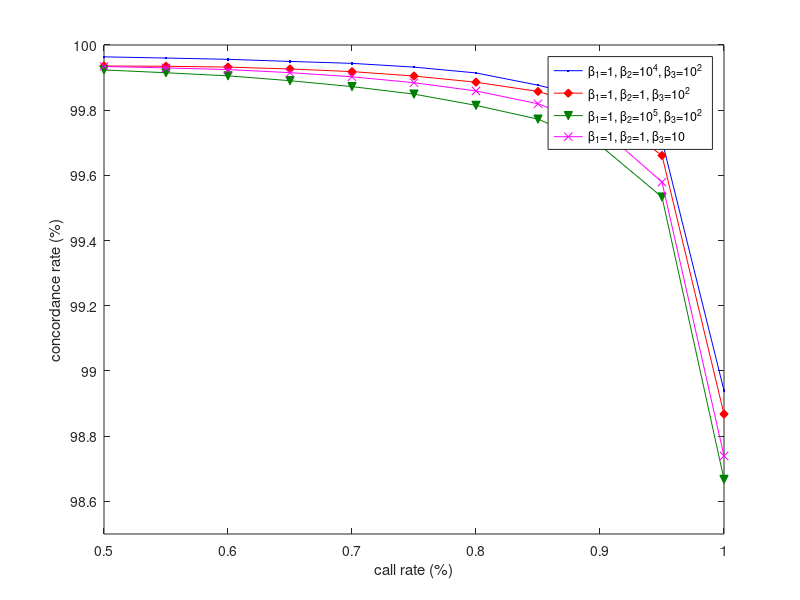

Source code (MATLAB):
tbl_1_10000_100 = dlmread('cr_vs_ac_1_10000_100.txt');
tbl_1_10000_100(:,2) = tbl_1_10000_100(:,2)*100;
plot(tbl_1_10000_100(:,1),tbl_1_10000_100(:,2),'b.-');
hold on;

tbl_1_1_100 = dlmread('cr_vs_ac_1_1_100.txt');
tbl_1_1_100(:,2) = tbl_1_1_100(:,2)*100;
plot(tbl_1_1_100(:,1),tbl_1_1_100(:,2),'r-d','MarkerFaceColor',[1 0 0]);
hold on;

tbl_1_100000_100 = dlmread('cr_vs_ac_1_100000_100.txt');
tbl_1_100000_100(:,2) = tbl_1_100000_100(:,2)*100;
plot(tbl_1_100000_100(:,1),tbl_1_100000_100(:,2),'-v','Color',[0 0.5 0],...
    'MarkerFaceColor', [0 0.5 0]);
hold on;

tbl_1_1_10 = dlmread('cr_vs_ac_1_1_10.txt');
tbl_1_1_10(:,2) = tbl_1_1_10(:,2)*100;
plot(tbl_1_1_10(:,1),tbl_1_1_10(:,2),'m-x',...
    'MarkerFaceColor', 'm');
hold on;

ylim([98.5 100]);
xlabel('call rate (%)');
ylabel('concordance rate (%)');
%set(gca, 'xdir','reverse');
hl = legend('\beta_1=1, \beta_2=10^4, \beta_3=10^2', ...
            '\beta_1=1, \beta_2=1, \beta_3=10^2', ...
            '\beta_1=1, \beta_2=10^5, \beta_3=10^2',...
            '\beta_1=1, \beta_2=1, \beta_3=10',...
            'Location', 'Best');
set(hl, 'Interpreter', 'tex');